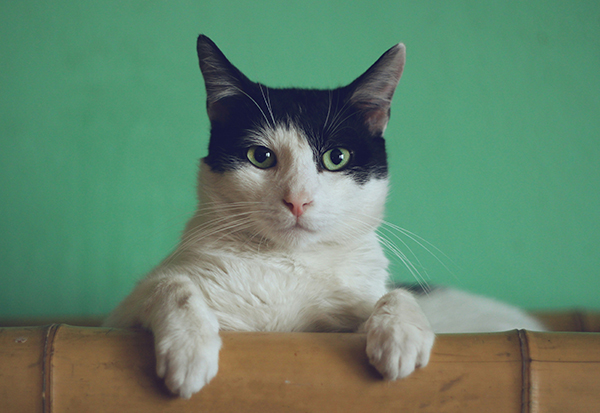
#> input picture Cat2.jpg, 600 x 413 px, found by its file name
$ python threshold_OpenCV.py
#> lines starting #> are read from the running program, lines starting #| are printed output that depends on the picture; after the words box and inside, x2 and y2 are one past the last pixel; in counts of white or black regions, pixels touching at a corner belong together
import cv2 as cv
import matplotlib.pyplot as plt

import numpy as np

img = cv.imread(r"C:\Users\vamsi\Downloads\Cat2.jpg")
#> img is the input picture: shape (413, 600, 3); mean B, G, R 108.4, 133.2, 99.7
# cv.imshow('Cat', img)

gray = cv.cvtColor(img, cv.COLOR_BGR2GRAY)
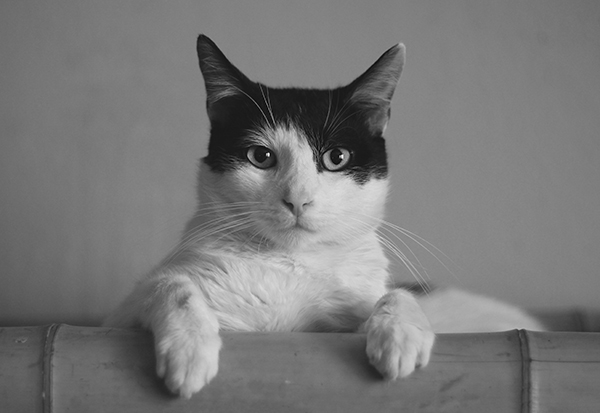
#> gray: shape (413, 600); min 3, max 255, mean 120.4

# Simple Thresholding
threshold, thresh = cv.threshold(gray, 120, 255, cv.THRESH_BINARY)
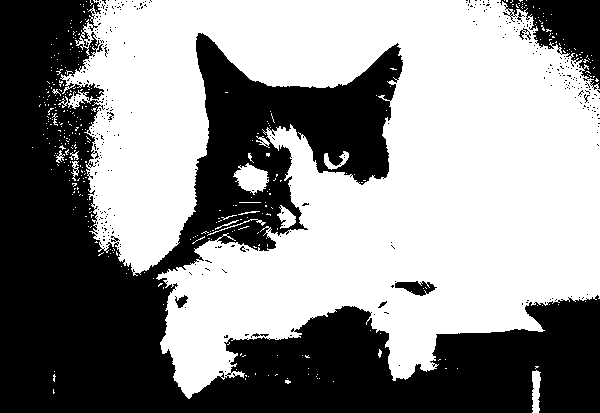
#> thresh: shape (413, 600); 55.6% white; 349 black regions (338 under 20 px), largest, box (x1, y1, x2, y2) and area: (0, 0, 600, 413) 104557, (500, 0, 600, 90) 4125, (395, 281, 437, 296) 362
cv.imshow('Simple Threshold', thresh)

threshold, thresh_inv = cv.threshold(gray, 120, 255, cv.THRESH_BINARY_INV)
cv.imshow('Simple Threshold inv', thresh_inv)

# adaptive thresholding
a_thresh = cv.adaptiveThreshold(gray, 255, cv.ADAPTIVE_THRESH_MEAN_C, cv.THRESH_BINARY, 11, 3)
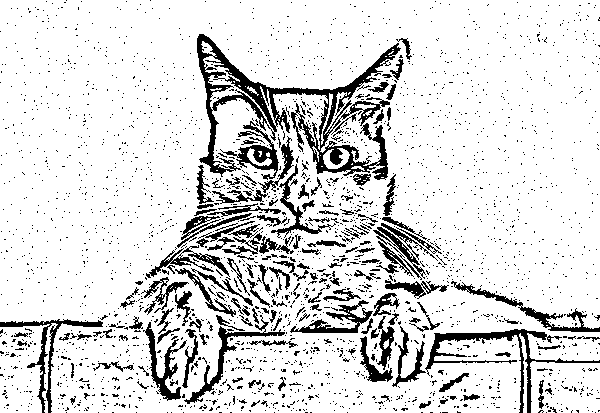
#> a_thresh: shape (413, 600); 85.9% white; 2587 black regions (2421 under 20 px), largest, box (x1, y1, x2, y2) and area: (197, 34, 401, 180) 6592, (425, 329, 600, 413) 1852, (0, 319, 103, 413) 1179
cv.imshow("a_thresh", a_thresh)

cv.waitKey(0)
